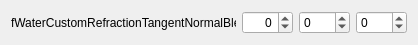
<?xml version="1.0" encoding="UTF-8"?>
<ui version="4.0">
 <class>Form</class>
 <widget class="QWidget" name="Form">
  <property name="geometry">
   <rect>
    <x>0</x>
    <y>0</y>
    <width>413</width>
    <height>39</height>
   </rect>
  </property>
  <property name="windowTitle">
   <string>Form</string>
  </property>
  <layout class="QHBoxLayout" name="horizontalLayout">
   <item>
    <widget class="QLabel" name="valName">
     <property name="minimumSize">
      <size>
       <width>225</width>
       <height>0</height>
      </size>
     </property>
     <property name="text">
      <string>fWaterCustomRefractionTangentNormalBlend</string>
     </property>
    </widget>
   </item>
   <item>
    <widget class="QSpinBox" name="v0">
     <property name="alignment">
      <set>Qt::AlignRight|Qt::AlignTrailing|Qt::AlignVCenter</set>
     </property>
     <property name="minimum">
      <number>-127</number>
     </property>
     <property name="maximum">
      <number>127</number>
     </property>
    </widget>
   </item>
   <item>
    <widget class="QSpinBox" name="v1">
     <property name="minimum">
      <number>-127</number>
     </property>
     <property name="maximum">
      <number>127</number>
     </property>
    </widget>
   </item>
   <item>
    <widget class="QSpinBox" name="v2">
     <property name="minimum">
      <number>-127</number>
     </property>
     <property name="maximum">
      <number>127</number>
     </property>
    </widget>
   </item>
  </layout>
 </widget>
 <resources/>
 <connections/>
</ui>
